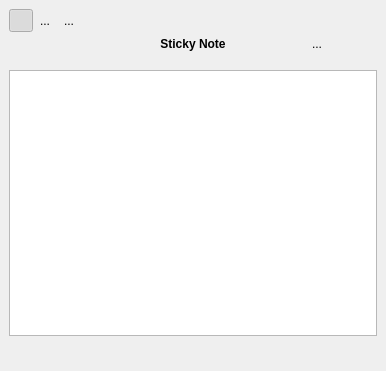
<?xml version="1.0" encoding="UTF-8"?>
<ui version="4.0">
 <class>StickyNote</class>
 <widget class="QWidget" name="StickyNote">
  <property name="geometry">
   <rect>
    <x>0</x>
    <y>0</y>
    <width>386</width>
    <height>371</height>
   </rect>
  </property>
  <property name="windowTitle">
   <string>StickyNote</string>
  </property>
  <property name="windowIcon">
   <iconset resource="stickynote.qrc">
    <normaloff>:/StickyNote/Resources/images/sticky-note.ico</normaloff>:/StickyNote/Resources/images/sticky-note.ico</iconset>
  </property>
  <layout class="QGridLayout">
   <property name="leftMargin">
    <number>0</number>
   </property>
   <property name="topMargin">
    <number>0</number>
   </property>
   <property name="rightMargin">
    <number>0</number>
   </property>
   <property name="bottomMargin">
    <number>0</number>
   </property>
   <item row="0" column="0">
    <widget class="QWidget" name="widget_base" native="true">
     <property name="styleSheet">
      <string notr="true"/>
     </property>
     <layout class="QGridLayout" name="gridLayout_2">
      <item row="0" column="0">
       <widget class="QWidget" name="widget_buttons" native="true">
        <layout class="QGridLayout" name="gridLayout_5">
         <property name="leftMargin">
          <number>0</number>
         </property>
         <property name="topMargin">
          <number>0</number>
         </property>
         <property name="rightMargin">
          <number>0</number>
         </property>
         <property name="bottomMargin">
          <number>0</number>
         </property>
         <property name="spacing">
          <number>0</number>
         </property>
         <item row="0" column="1">
          <widget class="QToolButton" name="tb_align_center">
           <property name="text">
            <string>...</string>
           </property>
           <property name="icon">
            <iconset resource="stickynote.qrc">
             <normaloff>:/StickyNote/Resources/images/align-center.png</normaloff>:/StickyNote/Resources/images/align-center.png</iconset>
           </property>
           <property name="checkable">
            <bool>true</bool>
           </property>
           <property name="autoRaise">
            <bool>true</bool>
           </property>
          </widget>
         </item>
         <item row="1" column="7">
          <widget class="QToolButton" name="tb_Setting">
           <property name="toolTip">
            <string>Settings</string>
           </property>
           <property name="text">
            <string/>
           </property>
           <property name="icon">
            <iconset resource="stickynote.qrc">
             <normaloff>:/StickyNote/Resources/images/settings-red.png</normaloff>:/StickyNote/Resources/images/settings-red.png</iconset>
           </property>
           <property name="autoRaise">
            <bool>true</bool>
           </property>
          </widget>
         </item>
         <item row="0" column="7">
          <widget class="QToolButton" name="pb_minimize">
           <property name="toolTip">
            <string>Minimize</string>
           </property>
           <property name="text">
            <string/>
           </property>
           <property name="icon">
            <iconset resource="stickynote.qrc">
             <normaloff>:/StickyNote/Resources/images/minimize.png</normaloff>:/StickyNote/Resources/images/minimize.png</iconset>
           </property>
           <property name="autoRaise">
            <bool>true</bool>
           </property>
          </widget>
         </item>
         <item row="1" column="1">
          <widget class="QToolButton" name="tb_StrikeOut">
           <property name="text">
            <string/>
           </property>
           <property name="icon">
            <iconset resource="stickynote.qrc">
             <normaloff>:/StickyNote/Resources/images/strikethrough2.png</normaloff>:/StickyNote/Resources/images/strikethrough2.png</iconset>
           </property>
           <property name="checkable">
            <bool>false</bool>
           </property>
           <property name="autoRaise">
            <bool>true</bool>
           </property>
          </widget>
         </item>
         <item row="0" column="0">
          <widget class="QToolButton" name="tb_align_left">
           <property name="text">
            <string/>
           </property>
           <property name="icon">
            <iconset resource="stickynote.qrc">
             <normaloff>:/StickyNote/Resources/images/align-left.png</normaloff>:/StickyNote/Resources/images/align-left.png</iconset>
           </property>
           <property name="checkable">
            <bool>true</bool>
           </property>
           <property name="checked">
            <bool>true</bool>
           </property>
           <property name="autoRaise">
            <bool>true</bool>
           </property>
          </widget>
         </item>
         <item row="0" column="2">
          <widget class="QToolButton" name="tb_align_right">
           <property name="text">
            <string>...</string>
           </property>
           <property name="icon">
            <iconset resource="stickynote.qrc">
             <normaloff>:/StickyNote/Resources/images/align-right.png</normaloff>:/StickyNote/Resources/images/align-right.png</iconset>
           </property>
           <property name="checkable">
            <bool>true</bool>
           </property>
           <property name="autoRaise">
            <bool>true</bool>
           </property>
          </widget>
         </item>
         <item row="0" column="3">
          <spacer name="horizontalSpacer_5">
           <property name="orientation">
            <enum>Qt::Horizontal</enum>
           </property>
           <property name="sizeHint" stdset="0">
            <size>
             <width>40</width>
             <height>20</height>
            </size>
           </property>
          </spacer>
         </item>
         <item row="0" column="8">
          <widget class="QToolButton" name="pb_close">
           <property name="toolTip">
            <string>Close</string>
           </property>
           <property name="text">
            <string/>
           </property>
           <property name="icon">
            <iconset resource="stickynote.qrc">
             <normaloff>:/StickyNote/Resources/images/close.png</normaloff>:/StickyNote/Resources/images/close.png</iconset>
           </property>
           <property name="autoRaise">
            <bool>true</bool>
           </property>
          </widget>
         </item>
         <item row="0" column="4">
          <widget class="QLabel" name="label_pin"/>
         </item>
         <item row="1" column="2">
          <widget class="QToolButton" name="tb_underline">
           <property name="text">
            <string/>
           </property>
           <property name="icon">
            <iconset resource="stickynote.qrc">
             <normaloff>:/StickyNote/Resources/images/underline.png</normaloff>:/StickyNote/Resources/images/underline.png</iconset>
           </property>
           <property name="autoRaise">
            <bool>true</bool>
           </property>
          </widget>
         </item>
         <item row="1" column="8">
          <widget class="QToolButton" name="tb_save">
           <property name="toolTip">
            <string>Save</string>
           </property>
           <property name="text">
            <string/>
           </property>
           <property name="icon">
            <iconset resource="stickynote.qrc">
             <normaloff>:/StickyNote/Resources/images/Save.svg</normaloff>:/StickyNote/Resources/images/Save.svg</iconset>
           </property>
           <property name="autoRaise">
            <bool>true</bool>
           </property>
          </widget>
         </item>
         <item row="0" column="5">
          <spacer name="horizontalSpacer">
           <property name="orientation">
            <enum>Qt::Horizontal</enum>
           </property>
           <property name="sizeHint" stdset="0">
            <size>
             <width>40</width>
             <height>20</height>
            </size>
           </property>
          </spacer>
         </item>
         <item row="1" column="0">
          <widget class="QToolButton" name="tb_bold">
           <property name="text">
            <string/>
           </property>
           <property name="icon">
            <iconset resource="stickynote.qrc">
             <normaloff>:/StickyNote/Resources/images/bold.png</normaloff>:/StickyNote/Resources/images/bold.png</iconset>
           </property>
           <property name="checkable">
            <bool>true</bool>
           </property>
           <property name="autoRaise">
            <bool>true</bool>
           </property>
          </widget>
         </item>
         <item row="1" column="3" colspan="3">
          <widget class="QLabel" name="label_title">
           <property name="font">
            <font>
             <weight>75</weight>
             <bold>true</bold>
            </font>
           </property>
           <property name="autoFillBackground">
            <bool>false</bool>
           </property>
           <property name="styleSheet">
            <string notr="true"/>
           </property>
           <property name="text">
            <string>Sticky Note</string>
           </property>
           <property name="alignment">
            <set>Qt::AlignCenter</set>
           </property>
          </widget>
         </item>
         <item row="1" column="6">
          <widget class="QToolButton" name="tb_load">
           <property name="toolTip">
            <string>OpenNote</string>
           </property>
           <property name="text">
            <string>...</string>
           </property>
           <property name="icon">
            <iconset resource="stickynote.qrc">
             <normaloff>:/StickyNote/Resources/images/folder-open.svg</normaloff>:/StickyNote/Resources/images/folder-open.svg</iconset>
           </property>
           <property name="autoRaise">
            <bool>true</bool>
           </property>
          </widget>
         </item>
        </layout>
       </widget>
      </item>
      <item row="1" column="0">
       <widget class="QWidget" name="widget_textEdit" native="true">
        <layout class="QGridLayout" name="gridLayout">
         <property name="leftMargin">
          <number>0</number>
         </property>
         <property name="rightMargin">
          <number>0</number>
         </property>
         <property name="bottomMargin">
          <number>0</number>
         </property>
         <item row="0" column="0">
          <widget class="QTextEdit" name="textEdit">
           <property name="autoFillBackground">
            <bool>true</bool>
           </property>
           <property name="styleSheet">
            <string notr="true"/>
           </property>
           <property name="frameShadow">
            <enum>QFrame::Raised</enum>
           </property>
           <property name="lineWidth">
            <number>5</number>
           </property>
          </widget>
         </item>
        </layout>
       </widget>
      </item>
      <item row="2" column="0">
       <widget class="QWidget" name="widget_labelMessage" native="true">
        <layout class="QGridLayout" name="gridLayout_3">
         <property name="leftMargin">
          <number>0</number>
         </property>
         <property name="topMargin">
          <number>0</number>
         </property>
         <property name="rightMargin">
          <number>0</number>
         </property>
         <property name="bottomMargin">
          <number>0</number>
         </property>
         <item row="1" column="1">
          <widget class="QLabel" name="label_message">
           <property name="font">
            <font>
             <weight>75</weight>
             <bold>true</bold>
            </font>
           </property>
           <property name="styleSheet">
            <string notr="true">
color: rgb(0, 170, 0);</string>
           </property>
           <property name="text">
            <string/>
           </property>
           <property name="alignment">
            <set>Qt::AlignCenter</set>
           </property>
          </widget>
         </item>
         <item row="1" column="0">
          <spacer name="horizontalSpacer_8">
           <property name="orientation">
            <enum>Qt::Horizontal</enum>
           </property>
           <property name="sizeHint" stdset="0">
            <size>
             <width>40</width>
             <height>20</height>
            </size>
           </property>
          </spacer>
         </item>
        </layout>
       </widget>
      </item>
     </layout>
    </widget>
   </item>
  </layout>
 </widget>
 <resources>
  <include location="stickynote.qrc"/>
 </resources>
 <connections/>
</ui>
